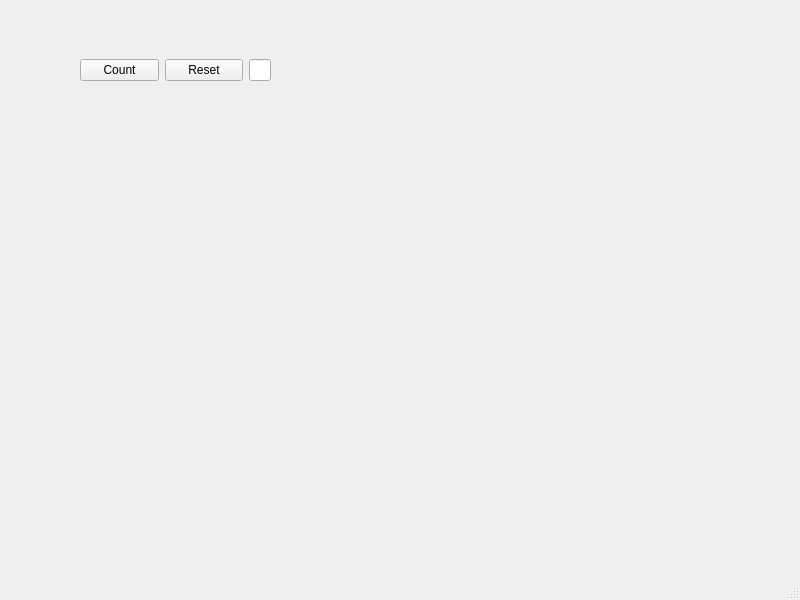
<?xml version="1.0" encoding="UTF-8"?>
<ui version="4.0">
 <class>MainWindow</class>
 <widget class="QMainWindow" name="MainWindow">
  <property name="geometry">
   <rect>
    <x>0</x>
    <y>0</y>
    <width>800</width>
    <height>600</height>
   </rect>
  </property>
  <property name="windowTitle">
   <string>MainWindow</string>
  </property>
  <widget class="QWidget" name="centralwidget">
   <widget class="QWidget" name="horizontalLayoutWidget">
    <property name="geometry">
     <rect>
      <x>80</x>
      <y>40</y>
      <width>191</width>
      <height>61</height>
     </rect>
    </property>
    <layout class="QHBoxLayout" name="horizontalLayout">
     <item>
      <widget class="QPushButton" name="Count">
       <property name="text">
        <string>Count</string>
       </property>
      </widget>
     </item>
     <item>
      <widget class="QPushButton" name="Reset">
       <property name="text">
        <string>Reset</string>
       </property>
      </widget>
     </item>
     <item>
      <widget class="QLineEdit" name="lineEdit"/>
     </item>
    </layout>
   </widget>
  </widget>
  <widget class="QMenuBar" name="menubar">
   <property name="geometry">
    <rect>
     <x>0</x>
     <y>0</y>
     <width>800</width>
     <height>18</height>
    </rect>
   </property>
  </widget>
  <widget class="QStatusBar" name="statusbar"/>
 </widget>
 <resources/>
 <connections/>
</ui>
